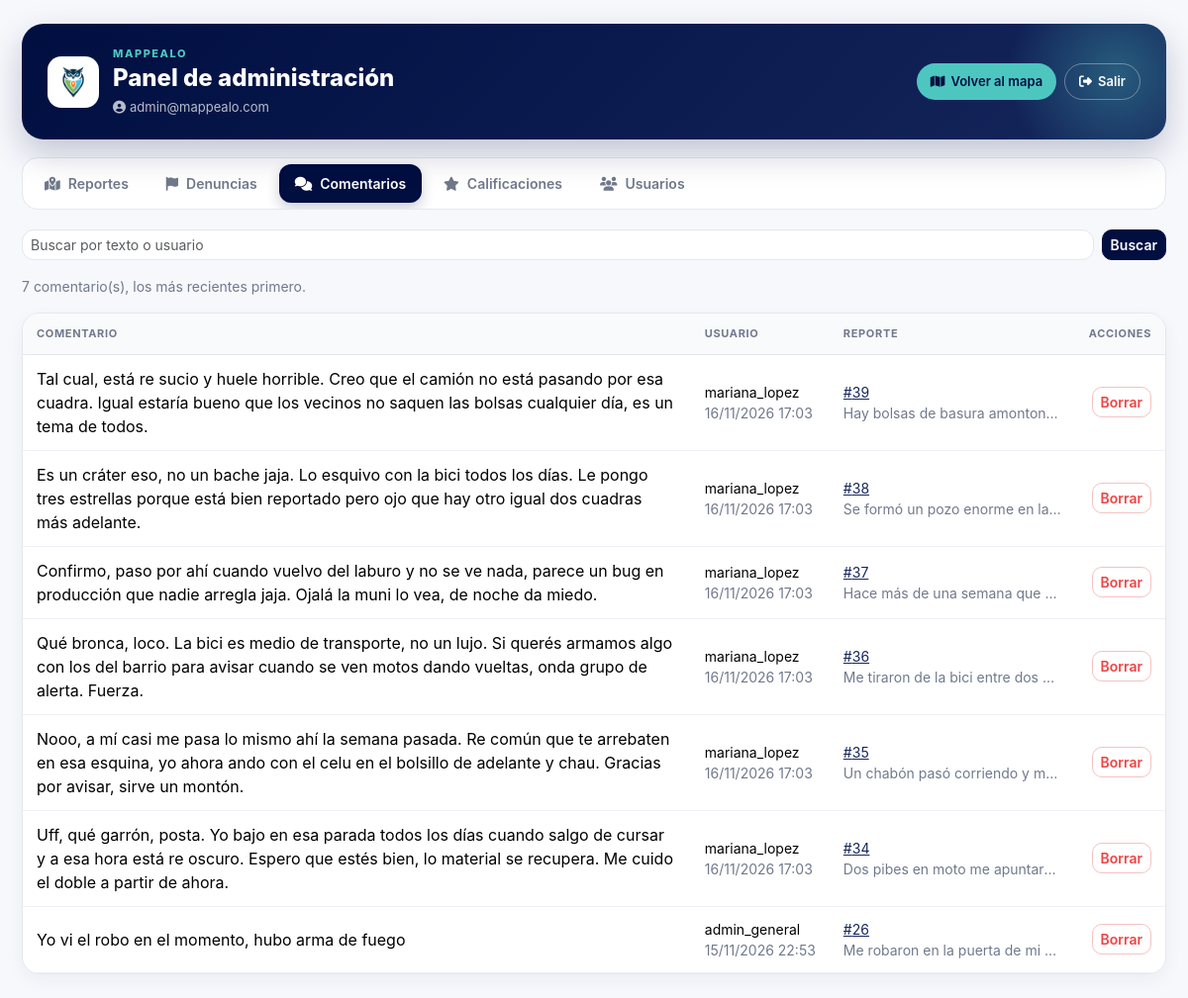
Page /pages/admin/comentarios.php (signed in) on the committed database.
### tables this page shows
CREATE TABLE `comentario` (
  `id_comentario` int(11) NOT NULL,
  `id_reporte` int(11) NOT NULL,
  `id_usuario` int(11) NOT NULL,
  `contenido` text NOT NULL,
  `fecha` datetime NOT NULL DEFAULT current_timestamp()
);

CREATE TABLE `usuario` (
  `id_usuario` int(11) NOT NULL,
  `nombre_usuario` varchar(100) NOT NULL,
  `email` varchar(150) NOT NULL,
  `password` varchar(255) NOT NULL,
  `fecha_registro` datetime NOT NULL DEFAULT current_timestamp(),
  `cuenta_verificada` tinyint(1) NOT NULL DEFAULT 0,
  `es_admin` tinyint(1) NOT NULL DEFAULT 0
);

CREATE TABLE `reporte` (
  `id_reporte` int(11) NOT NULL,
  `id_usuario` int(11) NOT NULL,
  `id_ubicacion` int(11) NOT NULL,
  `fecha_reporte` datetime NOT NULL DEFAULT current_timestamp(),
  `fecha_incidente` datetime NOT NULL,
  `descripcion` text NOT NULL,
  `estado` varchar(50) NOT NULL DEFAULT 'pendiente'
);

### pages/admin/comentarios.php (the view, shortened to what this page needs)
<?php
require_once __DIR__ . '/../../config/connection.php';
require_once __DIR__ . '/_nav.php';
$busqueda = trim((string) ($_GET['q'] ?? ''));
$parametros = [];
$where = '';
$stmt = $connection->prepare("
    SELECT c.id_comentario, c.id_reporte, c.contenido, c.fecha, u.nombre_usuario, r.descripcion
    FROM comentario c
    INNER JOIN usuario u ON c.id_usuario = u.id_usuario
    INNER JOIN reporte r ON c.id_reporte = r.id_reporte
    $where
    ORDER BY c.fecha DESC, c.id_comentario DESC
    LIMIT 500
");
$stmt->execute($parametros);
$comentarios = $stmt->fetchAll(PDO::FETCH_ASSOC);
?>
<!DOCTYPE html>
<html lang="es">
<head>
    <?php admin_head('Comentarios'); ?>
</head>
<body class="admin-body">
<div class="container py-4">
    <?php admin_nav($connection, 'comentarios'); ?>
    <form class="d-flex gap-2 mb-3" method="GET">
        <input type="search" name="q" value="<?= admin_e($busqueda) ?>" class="form-control form-control-sm" placeholder="Buscar por texto o usuario">
        <button class="btn btn-sm btn-primary">Buscar</button>
    </form>
    <p class="text-muted small"><?= count($comentarios) ?> comentario(s), los más recientes primero.</p>
    <div class="table-responsive bg-white rounded shadow-sm">
        <table class="table align-middle mb-0">
            <thead class="table-light">
                <tr>
                    <th>Comentario</th>
                    <th>Usuario</th>
                    <th>Reporte</th>
                    <th class="text-end">Acciones</th>
                </tr>
            </thead>
            <tbody>
            <?php foreach ($comentarios as $c): ?>
                <tr>
                    <td style="min-width: 260px; white-space: pre-line; word-break: break-word;"><?= admin_e($c['contenido']) ?></td>
                    <td class="small text-nowrap"><?= admin_e($c['nombre_usuario']) ?><br><span class="text-muted"><?= admin_fecha($c['fecha']) ?></span></td>
                    <td class="small">
                        <a href="reporte.php?id=<?= (int) $c['id_reporte'] ?>">#<?= (int) $c['id_reporte'] ?></a>
                        <div class="text-muted text-truncate" style="max-width: 220px;"><?= admin_e($c['descripcion']) ?></div>
                    </td>
                    <td class="text-end">
                        <?= admin_form_accion('borrar_comentario', ['id' => $c['id_comentario']], 'Borrar', 'btn btn-sm btn-outline-danger', "¿Borrar este comentario? No se puede deshacer.") ?>
                    </td>
                </tr>
            <?php endforeach; ?>
            </tbody>
        </table>
    </div>
</div>
</body>
</html>

### pages/admin/_nav.php (shortened to what this page needs)
<?php
function admin_e($texto): string
{
    return htmlspecialchars((string) $texto, ENT_QUOTES, 'UTF-8');
}
function admin_fecha(?string $fecha): string
{
    $t = strtotime($fecha);
    return $t ? date('d/m/Y H:i', $t) : admin_e($fecha);
}
function admin_form_accion(string $accion, array $campos, string $texto, string $clase, string $confirmacion): string
{
    $html = '<form method="POST" action="../../handler/admin/moderacion_handler.php" class="d-inline" onsubmit="return confirm(' . admin_e(json_encode($confirmacion)) . ');">';
    $html .= '<input type="hidden" name="csrf_token" value="' . admin_e(csrf_token()) . '">';
    $html .= '<input type="hidden" name="accion" value="' . admin_e($accion) . '">';
    $html .= '<input type="hidden" name="volver" value="' . admin_e($_SERVER['REQUEST_URI'] ?? '') . '">';
    foreach ($campos as $nombre => $valor) {
        $html .= '<input type="hidden" name="' . admin_e($nombre) . '" value="' . admin_e($valor) . '">';
    }
    $html .= '<button type="submit" class="' . admin_e($clase) . '">' . $texto . '</button></form>';
    return $html;
}
function admin_nav(PDO $connection, string $activa): void
{
    $denunciados = (int) $connection->query("SELECT COUNT(DISTINCT id_reporte) FROM advertencia")->fetchColumn();
    $pestanas = [
        'reportes' => ['reportes.php', 'Reportes', 'fa-map-location-dot', null],
        'denuncias' => ['denuncias.php', 'Denuncias', 'fa-flag', $denunciados],
        'comentarios' => ['comentarios.php', 'Comentarios', 'fa-comments', null],
        'calificaciones' => ['calificaciones.php', 'Calificaciones', 'fa-star', null],
        'usuarios' => ['user_list.php', 'Usuarios', 'fa-users', null],
    ];
    $email = $_SESSION['user']['email'] ?? '';
    ?>
    <header class="admin-hero">
        <div class="admin-hero-marca">
            <img src="../../assets/Img/LOGO%20MAPPEALO%201.png" alt="Mappealo" class="admin-hero-logo">
            <div>
                <span class="admin-hero-brand">MAPPEALO</span>
                <h1>Panel de administración</h1>
                <span class="admin-hero-usuario"><i class="fa-solid fa-circle-user me-1"></i><?= admin_e($email) ?></span>
            </div>
        </div>
        <div class="admin-hero-acciones">
            <a href="../../index.php" class="btn-hero-mapa"><i class="fa-solid fa-map"></i> Volver al mapa</a>
            <a href="../../handler/auth/logout_handler.php" class="btn-hero-salir"><i class="fa-solid fa-right-from-bracket"></i> Salir</a>
        </div>
    </header>
    <nav>
        <ul class="admin-tabs">
            <?php foreach ($pestanas as $clave => [$url, $texto, $icono, $contador]): ?>
                <li>
                    <a class="<?= $clave === $activa ? 'active' : '' ?>" href="<?= $url ?>" <?= $clave === $activa ? 'aria-current="page"' : '' ?>>
                        <i class="fa-solid <?= $icono ?>"></i> <?= $texto ?>
                    </a>
                </li>
            <?php endforeach; ?>
        </ul>
    </nav>
    <?php
}
function admin_head(string $titulo): void
{
    ?>
    <link href="https://cdn.jsdelivr.net/npm/bootstrap@5.3.7/dist/css/bootstrap.min.css" rel="stylesheet">
    <link rel="stylesheet" href="https://cdnjs.cloudflare.com/ajax/libs/font-awesome/6.5.2/css/all.min.css">
    <link rel="stylesheet" href="../../assets/css/admin.css?v=6">
    <?php
}

### assets/css/admin.css (style rules this page uses)
:root { --azul: #000e40; --azul-claro: #15265c; --celeste: #4ec6c0; --naranja: #ff6300; --rojo: #ef4444; --verde: #20a66a; --amarillo: #f59e0b; --fondo: #f7f8fc; --texto: #172033; --texto-secundario: #70798c; --borde: #e4e7ee; }
body.admin-body { min-height: 100vh; background: var(--fondo); color: var(--texto); font-family: Inter, "Segoe UI", Arial, sans-serif; }
.admin-body .container { max-width: 1180px; }
.admin-hero { display: flex; flex-wrap: wrap; align-items: center; justify-content: space-between; gap: 16px; padding: 22px 26px; margin-bottom: 18px; border-radius: 22px; background: linear-gradient(135deg, var(--azul), var(--azul-claro)); color: #ffffff; box-shadow: 0 14px 34px rgba(0, 14, 64, 0.22); position: relative; overflow: hidden; }
.admin-hero::after { content: ""; position: absolute; right: -60px; top: -60px; width: 220px; height: 220px; border-radius: 50%; background: radial-gradient(circle, rgba(78, 198, 192, 0.35), rgba(78, 198, 192, 0) 70%); pointer-events: none; }
.admin-hero-marca { display: flex; align-items: center; gap: 14px; position: relative; z-index: 1; }
.admin-hero-logo { width: 52px; height: 52px; padding: 6px; border-radius: 14px; background: #ffffff; object-fit: contain; }
.admin-hero-brand { display: block; font-size: 11px; font-weight: 800; letter-spacing: 0.14em; color: var(--celeste); }
.admin-hero h1 { margin: 2px 0 2px; font-size: 24px; font-weight: 800; color: #ffffff; }
.admin-hero-usuario { font-size: 13px; color: rgba(255, 255, 255, 0.72); }
.admin-hero-acciones { display: flex; gap: 8px; position: relative; z-index: 1; }
.admin-hero-acciones a { display: inline-flex; align-items: center; gap: 6px; padding: 8px 14px; border-radius: 999px; font-size: 13px; font-weight: 600; text-decoration: none; transition: background 0.15s, color 0.15s; }
.admin-hero .btn-hero-mapa { background: var(--celeste); color: var(--azul); }
.admin-hero .btn-hero-salir { border: 1px solid rgba(255, 255, 255, 0.35); color: #ffffff; }
.admin-tabs { display: flex; gap: 6px; padding: 6px; margin-bottom: 20px; list-style: none; background: #ffffff; border: 1px solid var(--borde); border-radius: 16px; overflow-x: auto; scrollbar-width: none; }
.admin-body .admin-tabs a { display: inline-flex; align-items: center; gap: 8px; padding: 9px 16px; border-radius: 12px; font-size: 14px; font-weight: 600; color: var(--texto-secundario); text-decoration: none; white-space: nowrap; transition: background 0.15s, color 0.15s; }
.admin-body .admin-tabs a.active { background: var(--azul); color: #ffffff; box-shadow: 0 6px 14px rgba(0, 14, 64, 0.2); }
.admin-tabs a i { font-size: 14px; }
.admin-body .card, .admin-body .table-responsive { border: 1px solid var(--borde) !important; border-radius: 18px !important; box-shadow: 0 6px 18px rgba(23, 32, 51, 0.05) !important; background: #ffffff; }
.admin-body .table-responsive { overflow-x: auto; }
.admin-body .table { margin-bottom: 0; --bs-table-hover-bg: #f4f7fe; }
.admin-body .table > :not(caption) > * > * { padding: 12px 14px; border-bottom-color: #eef0f5; }
.admin-body .table thead th { background: #f9fafc !important; color: var(--texto-secundario); font-size: 11px; font-weight: 700; text-transform: uppercase; letter-spacing: 0.06em; border-bottom: 1px solid var(--borde); }
.admin-body .btn { border-radius: 10px; font-weight: 600; }
.admin-body .btn-primary { --bs-btn-bg: var(--azul); --bs-btn-border-color: var(--azul); --bs-btn-hover-bg: var(--azul-claro); --bs-btn-hover-border-color: var(--azul-claro); --bs-btn-active-bg: var(--azul-claro); --bs-btn-active-border-color: var(--azul-claro); }
.admin-body .form-control, .admin-body .form-select { border-radius: 12px; border-color: var(--borde); }
.admin-body .text-muted { color: var(--texto-secundario) !important; }
.admin-body :where(a:not(.btn):not(.admin-volver)) { color: var(--azul-claro); }
.admin-body .btn-outline-danger { --bs-btn-color: var(--rojo); --bs-btn-border-color: #f5c2c2; --bs-btn-hover-bg: var(--rojo); --bs-btn-hover-border-color: var(--rojo); }

### rows in the picture
comentario: contenido "Tal cual, está re sucio y huele horrible. Creo que el camión no está pasando por esa cuadra. Igual estaría bueno que los vecinos no saquen las bolsas cualquier día, es un tema de todos.", id_usuario.nombre_usuario "mariana_lopez", fecha "16/11/2026 17:03", id_reporte "39", id_reporte.descripcion "Hay bolsas de basura amonton…"
comentario: contenido "Es un cráter eso, no un bache jaja. Lo esquivo con la bici todos los días. Le pongo tres estrellas porque está bien reportado pero ojo que hay otro igual dos cuadras más adelante.", id_usuario.nombre_usuario "mariana_lopez", fecha "16/11/2026 17:03", id_reporte "38", id_reporte.descripcion "Se formó un pozo enorme en la…"
comentario: contenido "Confirmo, paso por ahí cuando vuelvo del laburo y no se ve nada, parece un bug en producción que nadie arregla jaja. Ojalá la muni lo vea, de noche da miedo.", id_usuario.nombre_usuario "mariana_lopez", fecha "16/11/2026 17:03", id_reporte "37", id_reporte.descripcion "Hace más de una semana que…"
comentario: contenido "Qué bronca, loco. La bici es medio de transporte, no un lujo. Si querés armamos algo con los del barrio para avisar cuando se ven motos dando vueltas, onda grupo de alerta. Fuerza.", id_usuario.nombre_usuario "mariana_lopez", fecha "16/11/2026 17:03", id_reporte "36", id_reporte.descripcion "Me tiraron de la bici entre dos…"
comentario: contenido "Nooo, a mí casi me pasa lo mismo ahí la semana pasada. Re común que te arrebaten en esa esquina, yo ahora ando con el celu en el bolsillo de adelante y chau. Gracias por avisar, sirve un montón.", id_usuario.nombre_usuario "mariana_lopez", fecha "16/11/2026 17:03", id_reporte "35", id_reporte.descripcion "Un chabón pasó corriendo y m…"
comentario: contenido "Uff, qué garrón, posta. Yo bajo en esa parada todos los días cuando salgo de cursar y a esa hora está re oscuro. Espero que estés bien, lo material se recupera. Me cuido el doble a partir de ahora.", id_usuario.nombre_usuario "mariana_lopez", fecha "16/11/2026 17:03", id_reporte "34", id_reporte.descripcion "Dos pibes en moto me apuntar…"
comentario: contenido "Yo vi el robo en el momento, hubo arma de fuego", id_usuario.nombre_usuario "admin_general", fecha "15/11/2026 22:53", id_reporte "26", id_reporte.descripcion "Me robaron en la puerta de mi…"

### other values in the picture
admin_e($email) "admin@mappealo.com"
$texto "Reportes"
$texto "Denuncias"
$texto "Comentarios"
$texto "Calificaciones"
$texto "Usuarios"
count($comentarios) "7"
